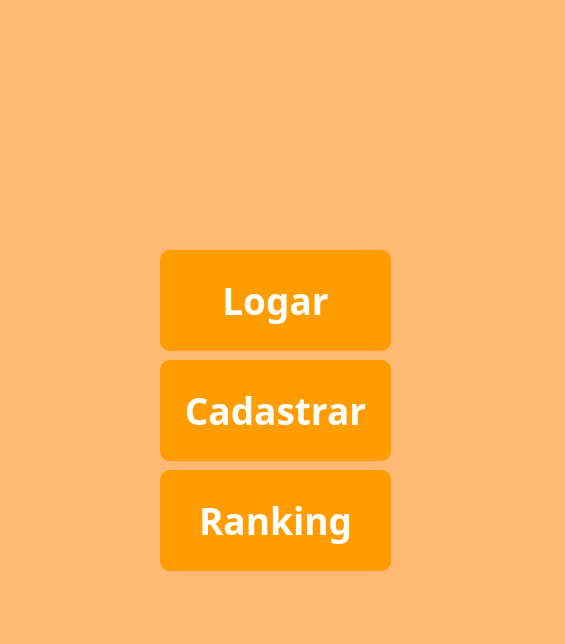
<?xml version="1.0" encoding="UTF-8"?>
<ui version="4.0">
 <class>Login</class>
 <widget class="QMainWindow" name="Login">
  <property name="geometry">
   <rect>
    <x>0</x>
    <y>0</y>
    <width>565</width>
    <height>644</height>
   </rect>
  </property>
  <property name="windowTitle">
   <string>MainWindow</string>
  </property>
  <property name="styleSheet">
   <string notr="true">background-color: rgb(255, 185, 114);</string>
  </property>
  <widget class="QWidget" name="centralwidget">
   <widget class="QLabel" name="label_2">
    <property name="geometry">
     <rect>
      <x>70</x>
      <y>10</y>
      <width>421</width>
      <height>221</height>
     </rect>
    </property>
    <property name="font">
     <font>
      <family>Ebrima</family>
      <pointsize>30</pointsize>
     </font>
    </property>
    <property name="text">
     <string/>
    </property>
    <property name="pixmap">
     <pixmap>../../../../Downloads/Joana Game (1).png</pixmap>
    </property>
    <property name="alignment">
     <set>Qt::AlignCenter</set>
    </property>
   </widget>
   <widget class="QPushButton" name="BTlog">
    <property name="geometry">
     <rect>
      <x>160</x>
      <y>250</y>
      <width>231</width>
      <height>101</height>
     </rect>
    </property>
    <property name="font">
     <font>
      <family>League Spartan</family>
      <pointsize>28</pointsize>
      <weight>75</weight>
      <bold>true</bold>
     </font>
    </property>
    <property name="styleSheet">
     <string notr="true">background-color: rgb(255, 157, 0);
color: rgb(255, 255, 255);
border-radius: 10px;
</string>
    </property>
    <property name="text">
     <string>Logar</string>
    </property>
   </widget>
   <widget class="QPushButton" name="BTrank">
    <property name="geometry">
     <rect>
      <x>160</x>
      <y>470</y>
      <width>231</width>
      <height>101</height>
     </rect>
    </property>
    <property name="font">
     <font>
      <family>League Spartan</family>
      <pointsize>28</pointsize>
      <weight>75</weight>
      <bold>true</bold>
     </font>
    </property>
    <property name="styleSheet">
     <string notr="true">background-color: rgb(255, 157, 0);
color: rgb(255, 255, 255);border-radius: 10px;</string>
    </property>
    <property name="text">
     <string>Ranking</string>
    </property>
   </widget>
   <widget class="QPushButton" name="BTcad">
    <property name="geometry">
     <rect>
      <x>160</x>
      <y>360</y>
      <width>231</width>
      <height>101</height>
     </rect>
    </property>
    <property name="font">
     <font>
      <family>League Spartan</family>
      <pointsize>28</pointsize>
      <weight>75</weight>
      <bold>true</bold>
     </font>
    </property>
    <property name="styleSheet">
     <string notr="true">background-color: rgb(255, 157, 0);
color: rgb(255, 255, 255);
border-radius: 10px;</string>
    </property>
    <property name="text">
     <string>Cadastrar</string>
    </property>
   </widget>
  </widget>
  <widget class="QMenuBar" name="menubar">
   <property name="geometry">
    <rect>
     <x>0</x>
     <y>0</y>
     <width>565</width>
     <height>21</height>
    </rect>
   </property>
  </widget>
  <widget class="QStatusBar" name="statusbar"/>
 </widget>
 <resources/>
 <connections/>
</ui>
